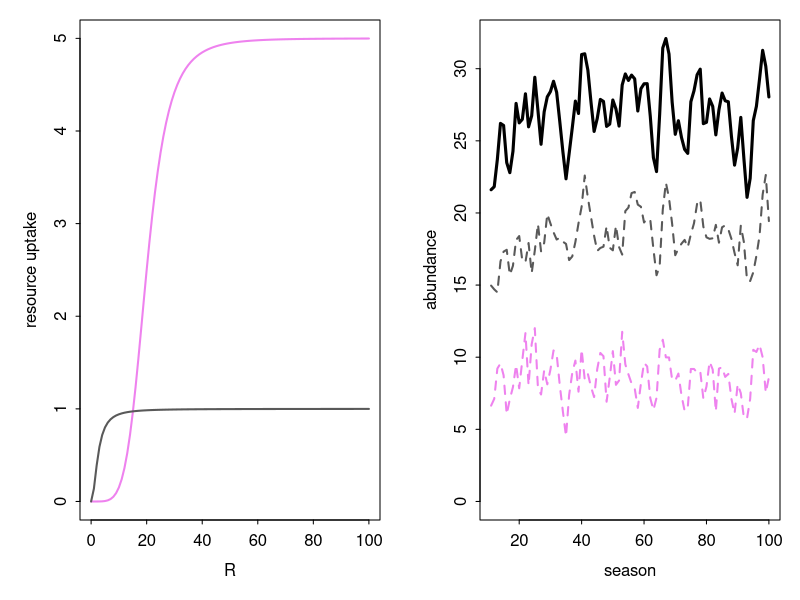
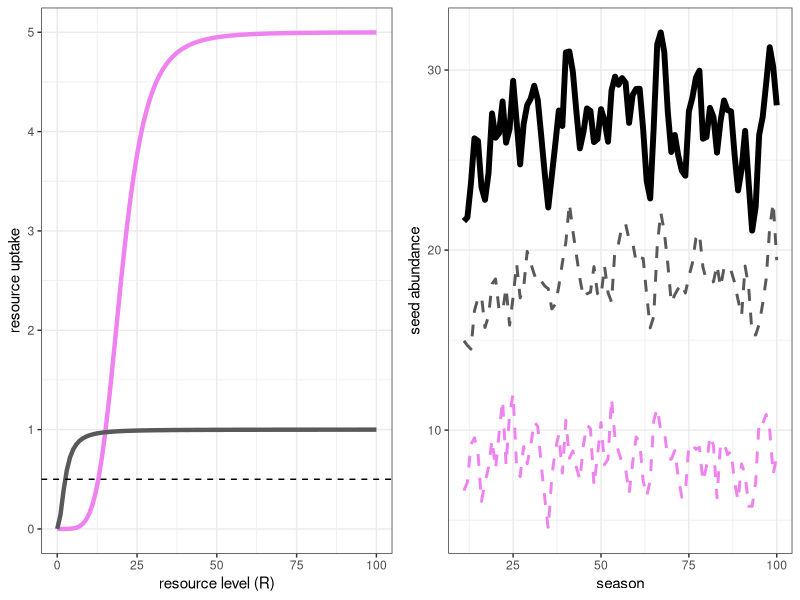

Here is the R script that generated these plots, in order:
##  Semi-discrete relative nonlinearity model of two species 
##    coexisting on one essential resource                

##  Authors:  Andrew Tredennick, Peter Adler, and Fred Adler
##  Email:    atredenn@gmail.com
##  Date:     3.19.2015
##  Update:   4.2.2015  -- Implements looping over odSolve for seasons.
##                      -- Makes resource uptake a Hill function, and a
##                         function that can be called within the model.
##                      -- Includes option for a temporally autocorrelated
##                         resource pulse function.
##                      -- Adds 'Rstart' variable to saved output to track
##                         initial condition of resource for each season.
##  Update:   4.8.2015  -- Adds allocation parameter (a) that continuously
##                         draws some fraction of live biomass (N) and allocates
##                         it to the dormant seed bank.
##  Update:   4.10.2015 -- Resource pulses happen within the season.
##                      -- Tracks average seasonal abundance as response.
##  Update:   4.24.2015 -- Changes Hill fxn parameters for quick difference
##                         in resource response curves. This leads to more
##                         stable coexistence and more even biomass splits.

##  MODEL DESCRIPTION
# Species "split" themselves between a dormant, low-mortaility stage (D) and 
# a higher mortality, high growth stage (N).
# The single resource is R.
# There are two sources of variability: an environmental cue that drives the
# storage effect, and resource variability.

# clear the workspace
rm(list=ls())
library('plyr')
library('ggplot2')
library('gridExtra')

####
#### Initial conditions, global variables, and parameters ------------------------
####
temporal_autocorrelation <- F       # turn temporal autocorrelation on(T)/off(F)
seasons <- 100                   # number of seasons to simulate
seasons_to_exclude <- 10           # initial seasons to exclude from plots
days_to_track <- 60               # number of days to simulate in odSolve
DNR <- c(D=c(1,1),N=c(1,1),R=10)    # initial conditions
Rmu <- 1                            # mean resource pulse (on log scale)
Rsd_annual <- 0.1                     # std dev of annual mean resource level
Rsd <- 1                            # std dev of resource pulses (on log scale)
sigE <- 2                           # environmental cue variability
rho <- 0                            # environmental cue correlation between species
parms <- list(
  r = c(5,1),                     # max growth rate for each species
  alpha = c(5,2),                 # rate parameter for Hill function 
  beta = c(20,2.5),                  # shape parameter for Hill function
  mN = c(0.5,0.5),                  # live biomass loss (mortality) rates 
  mD = c(0.01, 0.01),              # dormant biomass loss (mortality) rates
  a = c(0.5,0.5)                    # allocation fraction of live biomass to seed bank
)

####
#### Load relevant libraries ----------------------------------------
####
library(deSolve); library(mvtnorm)


####
#### Model function -------------------------------------------------
####
## Continuous model
updateDNR <- function(t, DNR, parms){
  with(as.list(c(DNR, parms)), {
    dD1dt = N1*a[1] - (mD[1]*D1)
    dD2dt = N2*a[2] - (mD[2]*D2)
    dN1dt = N1*(uptake_R(r[1], R, alpha[1], beta[1]) - mN[1] - a[1])
    dN2dt = N2*(uptake_R(r[2], R, alpha[2], beta[2]) - mN[2] - a[2])
    dRdt = -1 * ((dN1dt + mN[1]*N1) + (dN2dt + mN[2]*N2))
    list(c(dD1dt, dD2dt, dN1dt, dN2dt, dRdt)) #output
  })
}

##  Resource uptake function (Hill function)
uptake_R <- function(r, R, alpha, beta){
  return((r*R^alpha) / (beta^alpha + R^alpha))
}

## Discrete model
update_DNR <- function(t,DNR,gs){
  with (as.list(DNR),{
    g1 <- gs[1]
    g2 <- gs[2]
    N1 <- D1*g1
    N2 <- D2*g2
    D1 <- D1*(1-g1)
    D2 <- D2*(1-g2)
    R <- Rvector[t]
    return(c(D1, D2, N1, N2, R))
  })
}


####
#### Simulate model -----------------------------------------------------
####
days <- c(1:days_to_track)

# Get "germination" fractions for each year
getG <- function(sigE, rho, nTime){
  varcov <- matrix(c(sigE, rho*sigE, rho*sigE, sigE), 2, 2)
  e <- rmvnorm(n = nTime, mean = c(0,0), sigma = varcov)
  g <- exp(e) / (1+exp(e))
  return(g)
}

# Loop over seasons
nms <- names(DNR)
gVec <- getG(sigE = sigE, rho = rho, nTime = seasons)
gVec[] <- 1

if(temporal_autocorrelation==FALSE){
  Rvector <- rlnorm(seasons, Rmu, Rsd_annual)
}

if(temporal_autocorrelation==TRUE){
  if(Rsd != 0){
    Rvector <- filter(rlnorm(seasons,Rmu,Rsd), filter=rep(1,3), circular=TRUE)
  }
  if(Rsd == 0){
    Rvector <- rlnorm(seasons,Rmu,Rsd) 
  } 
}

pulse_events <- matrix(nrow=seasons, ncol=days_to_track)
for(do_season in 1:seasons){
  pulse_events[do_season,] <- rlnorm(days_to_track, log(Rvector[do_season]), Rsd)
}
save_seasons <- data.frame(time=NA,D1=NA,D2=NA,N1=NA,N2=NA,R=NA,Rstart=NA,season=NA)

for(season_now in 1:seasons){
  eventdat <- data.frame(var = rep("R", days_to_track),
                         time = 1:days_to_track,
                         value = pulse_events[season_now,],
                         method = rep("add", days_to_track))
  Rstart <- as.list(DNR)$R
  output <- as.data.frame(ode(y = DNR, times = days, 
                              func = updateDNR, parms = parms,
                              events = list(data = eventdat)))

  DNR <- as.numeric(output[nrow(output),nms])
  names(DNR) <- nms
  R_update <- Rvector[season_now]
  DNR <- update_DNR(season_now, DNR, gVec[season_now,])
  names(DNR) <- nms
  new_season <- as.data.frame(output)
  new_season$season <- season_now
  new_season$Rstart <- Rstart
  save_seasons <- rbind(save_seasons, new_season)
}


####
####  Make some plots ----------------------------------
####
#take out first couple seasons
save_seasons <- subset(save_seasons, season>seasons_to_exclude)
# matplot(seq_along(along.with = save_seasons$time), 
#         save_seasons[,c("N1","N2")], type="l")

#plot just average abundance by season
mean_of_season <- ddply(save_seasons, .(season), summarise,
                       mean_N1 = mean(N1),
                       mean_N2 = mean(N2),
                       mean_D1 = mean(D1),
                       mean_D2 = mean(D2))
par(mfrow=c(1,2),mar=c(4,4,1,1),tcl=-0.2,mgp=c(2,0.5,0))
R <- seq(0,100,1)
out_r <- matrix(ncol=2, nrow=length(R))
alpha <- parms$alpha
beta <- parms$beta
for(i in 1:nrow(out_r)){
  out_r[i,1] <- uptake_R(parms$r[1], R[i], alpha[1], beta[1])
  out_r[i,2] <- uptake_R(parms$r[2], R[i], alpha[2], beta[2])
}
matplot(R, out_r, type="l", col=c("violet", "grey35"), lty=c(1,1), lwd=2,
        ylab = "resource uptake")
seasonal_total <- apply(mean_of_season[,c("mean_N1","mean_N2")], 1, sum)
matplot(mean_of_season$season, mean_of_season[,c("mean_N1","mean_N2")], 
        type="l", xlab="season", ylab="abundance", ylim=c(0, max(seasonal_total,na.rm=TRUE)),
        col=c("violet", "grey35"), lty=c(2,2), lwd=c(2,2))
lines(mean_of_season$season, seasonal_total, lwd=3, lty=1)


####
####  Publication quality example plots
####
plot_df <- data.frame(season = rep(mean_of_season$season,3),
                      seed_abundance = c(mean_of_season[,c("mean_N1")],
                                         mean_of_season[,c("mean_N2")],
                                         seasonal_total),
                      variable = c(rep("Spp A", times=nrow(mean_of_season)),
                                   rep("Spp B", times=nrow(mean_of_season)),
                                   rep("Total", times=nrow(mean_of_season))))

time_series_plot <- ggplot(plot_df, aes(x=season, y=seed_abundance, 
                                        color=variable, size=variable,
                                        linetype=variable))+
  geom_line()+
  scale_color_manual(values=c("violet", "grey35", "black"), name="")+
  scale_size_manual(values=c(1,1,2), name="")+
  scale_linetype_manual(values=c(2,2,1))+
  guides(linetype=FALSE, size=FALSE, color=FALSE)+
  ylab("seed abundance")+
  theme_bw()

resource_df <- data.frame(resource = R,
                          uptake = c(out_r[,1], out_r[,2]),
                          variable = c(rep("sppA", nrow(out_r)),
                                       rep("sppB", nrow(out_r))))
resource_plot <- ggplot(resource_df, aes(x=resource, y=uptake,color=variable))+
  geom_line(size=1.5)+
  geom_hline(aes(yintercept=parms$mN[1]), linetype=2)+
  scale_color_manual(values=c("violet", "grey35", "black"), name="")+
  guides(color=FALSE)+
  ylab("resource uptake")+
  xlab("resource level (R)")+
  theme_bw()
final_plot <- grid.arrange(resource_plot, time_series_plot, ncol=2)
print(final_plot)

# matplot(mean_of_season$season, mean_of_season[,c("mean_D1","mean_D2")],
#         type="l", xlab="season", ylab="abundance")
# plot(N1 ~ Rstart, end_seasons)
# plot(N2 ~ Rstart, end_seasons)
# plot(N1 ~ N2, end_seasons)

#Plot the resource uptake function
# R <- seq(0,100,1)
# out_r <- matrix(ncol=2, nrow=length(R))
# alpha <- c(10,10)
# beta <- c(50,50)
# for(i in 1:nrow(out_r)){
#   out_r[i,1] <- uptake_R(5, R[i], alpha[1], beta[1])
#   out_r[i,2] <- uptake_R(5, R[i], alpha[2], beta[2])
# }
# matplot(R, out_r, type="l")

#Plot histograms of resource supply rates at different sigRs
# sigR <- seq(0,1,0.25)
# par(mfrow=c(2,3))
# for(i in 1:length(sigR)){
#   hist(rlnorm(100,2,sigR[i]))
# }
# plot(filter(rlnorm(100,2,1), filter=rep(1,3), circular=TRUE))
# 
# R <- seq(0,100,1)
# out_r <- matrix(ncol=2, nrow=length(R))
# alpha <- c(10,0.5)
# beta <- c(50,2500)
# for(i in 1:nrow(out_r)){
#   out_r[i,1] <- uptake_R(10, R[i], alpha[1], beta[1])
#   out_r[i,2] <- uptake_R(10, R[i], alpha[2], beta[2])
# }
# matplot(R, out_r, type="l")
